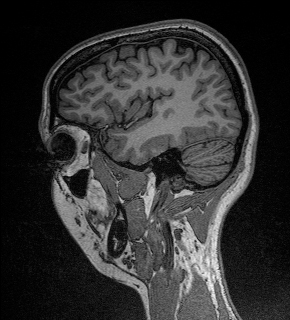
#> input picture 21391920.jpg, 290 x 320 px
$ python debug.py   (older library calls are emulated)
#> lines starting #> are read from the running program, lines starting #| are printed output that depends on the picture
#Import Modules

# General Modules
import scipy
import numpy as np
import matplotlib.pyplot as plt

# [6 lines of commented-out code are left out]

def load_image(file_path):
#> called with file_path = '21391920.jpg'
	img_array = scipy.misc.imread(file_path)
#> img_array is the input picture: shape (320, 290, 3); min 0, max 254, mean 49.5
	return img_array

def plt_img(img_array, map='gray',bool=0):
	if bool == 0:
		plt.imshow(img_array,cmap=map)
	else:
		plt.imshow(img_array,cmap=map),plt.show()

def rgb2gray(img_rgb):
	R_CONST = 0.299
	G_CONST = 0.587
	B_CONST = 0.114
	img_shape = img_rgb.shape
#> img_shape = (320, 290, 3)
	M = img_shape[0]
#> M = 320
	N = img_shape[1]
#> N = 290
	K = img_shape[2]
#> K = 3
	img_gray = np.zeros([M,N])
	for m in range(M):
		for n in range(N):
			img_rgb_r = img_rgb[m,n,0]
			img_rgb_g = img_rgb[m,n,1]
			img_rgb_b = img_rgb[m,n,2]

			img_gray[m,n] = (R_CONST * img_rgb_r) + (G_CONST * img_rgb_g) + (B_CONST * img_rgb_b)
	return img_gray

def powerlaw(img, slidervalue, sigma):
#> called with slidervalue = 1, sigma = 150
	shiftedImg = np.power(np.round(np.power(img+sigma, slidervalue)),1/slidervalue)
	return shiftedImg

def logT(img):
	loggedImg = np.exp(np.round(np.log(img+1)))
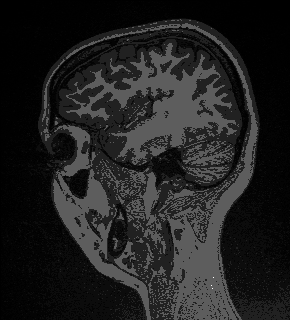
#> loggedImg: shape (320, 290) float64; min 1, max 403.4, mean 52.9; drawn with min black and max white
	return loggedImg

if __name__ =="__main__":
	img = load_image('21391920.jpg')	# loads image into an array using scipy.misc.imread returning a nth dimensional array
	grey = rgb2gray(img)
	yolo = powerlaw(grey, 1, 150)
	bolo = logT(grey)

	# [16 lines of commented-out code are left out]

$ run again, with 87.png saved as 21391920.jpg
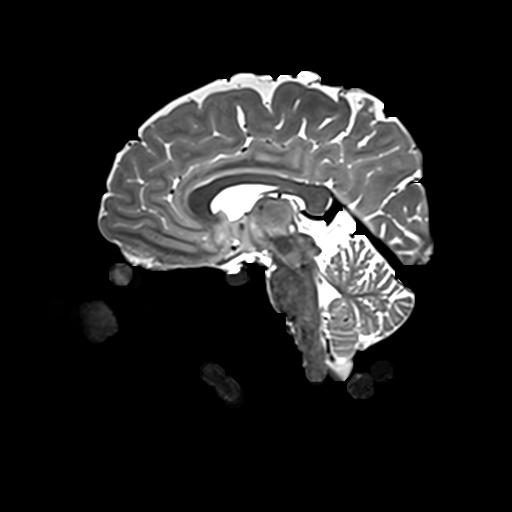
#> input picture 87.png, 512 x 512 px
#> in load_image, img_array is the input picture: shape (512, 512, 3); min 0, max 255, mean 33
#> in logT, `loggedImg = np.exp(np.round(np.log(img+1)))`:
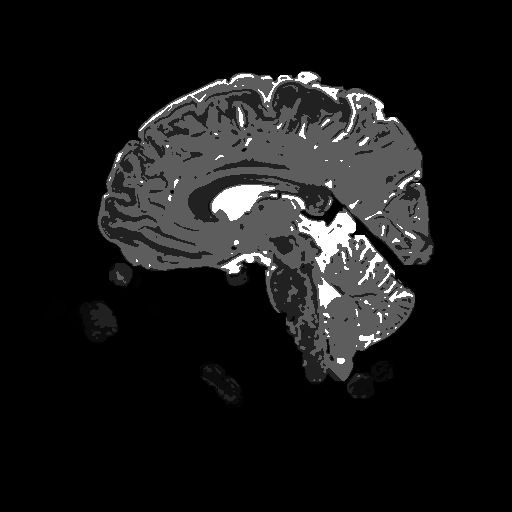
#> loggedImg: shape (512, 512) float64; min 1, max 403.4, mean 38.7; drawn with min black and max white
